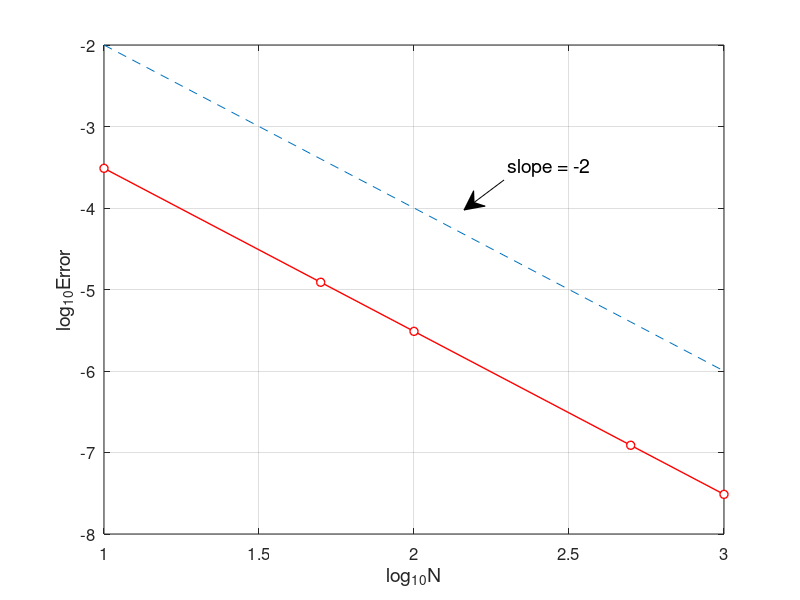

Write the MATLAB code that produced this figure.
% Trapezoidal_error.m
% Trapezoidal rule for the ODE model
% u'(x)=x^2+x-u, x in [0,1] 
% Initial condition: u(0)=0 ;
% Exact solution: u(x)=-exp(-x)+x^2-x+1.
clear all;  clf
Nvec=[10 50 100 500 1000];       % Number of splits
Error=[];
for k=1:length(Nvec)
    N=Nvec(k);
    h=1/N;
x=0:h:1;                       % function interval
N=length(x)-1;
u(1)=0;                        % initial value
for n=1:N
    u(n+1)=(2-h)/(2+h).*u(n)+h/(2+h).*(x(n)^2+x(n)+x(n+1)^2+x(n+1));
end
    ue=-exp(-x)+x.^2-x+1;         % exact solution
    error=max(abs(u-ue));
    Error=[Error,error];
end
plot(log10(Nvec),log10(Error),'ro-','MarkerFaceColor','w','LineWidth',1)
%loglog(Nvec,Error,'ro-','LineWidth',1.5)
hold on,
%loglog(Nvec, Nvec.^(-2), '--')
plot(log10(Nvec), log10(Nvec.^(-2)), '--')
grid on,
%title('Convergence of Trapezoidal rule','fontsize',12)
set(gca,'fontsize',12)
xlabel('log_{10}N','fontsize', 14), ylabel('log_{10}Error','fontsize',14)

% add annotation of slope
ax = [0.63 0.58];
ay = [0.70 0.65];
annotation('textarrow',ax,ay,'String','slope = -2 ','fontsize',14)

% computating convergence order
for n=1:length(Nvec)-1
    order(n)=-log(Error(n)/Error(n+1))/(log(Nvec(n)/Nvec(n+1)));
end
Error
order

% print -dpng -r600  Trapezoidal_error.png